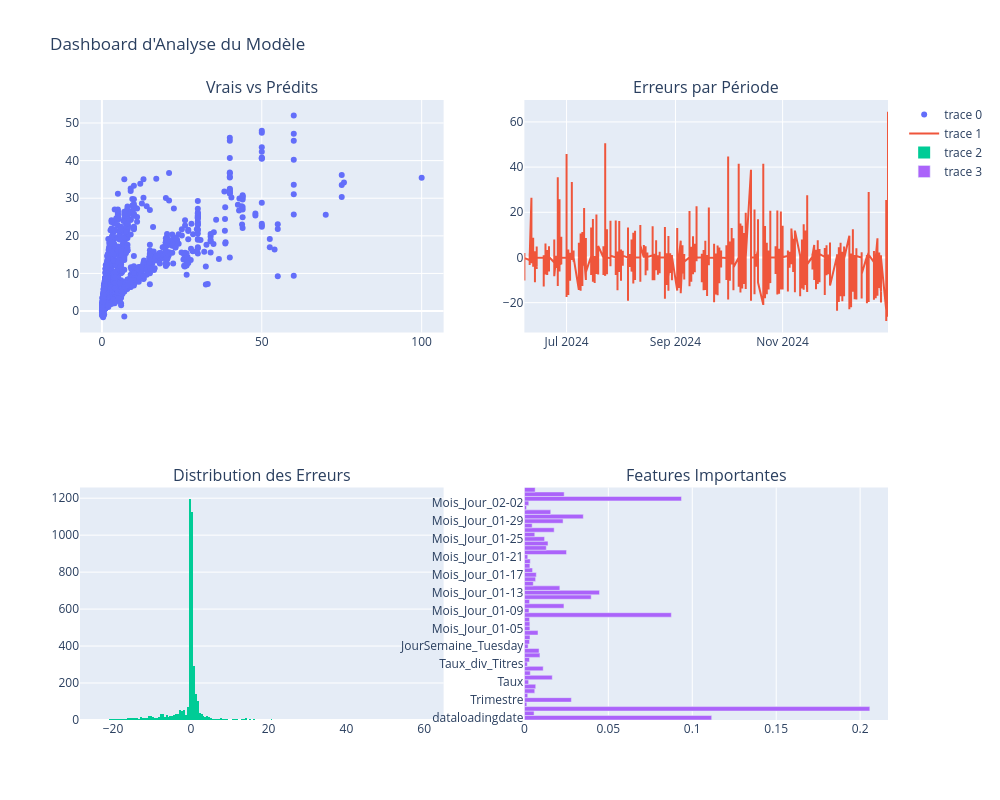

Notebook code cell kept with this figure:
### Code cell
def create_interactive_dashboard(X_test, y_test, model):
    """Crée un dashboard interactif avec Plotly"""
    try:
        import plotly.express as px
        import plotly.graph_objects as go
        from plotly.subplots import make_subplots
        
        # Prédictions
        y_pred = model.predict(X_test)
        
        # Création du dashboard
        fig = make_subplots(rows=2, cols=2,
                          subplot_titles=('Vrais vs Prédits', 'Erreurs par Période',
                                        'Distribution des Erreurs', 'Features Importantes'))
        
        # 1. Scatter plot
        fig.add_trace(
            go.Scatter(x=y_test, y=y_pred, mode='markers'),
            row=1, col=1
        )
        
        # 2. Erreurs temporelles (si date disponible)
        if 'dataloadingdate' in X_test.columns:
            fig.add_trace(
                go.Scatter(x=X_test['dataloadingdate'], y=y_test - y_pred, mode='lines'),
                row=1, col=2
            )
        
        # 3. Histogramme des erreurs
        fig.add_trace(
            go.Histogram(x=y_test - y_pred),
            row=2, col=1
        )
        
        # 4. Feature importance
        try:
            if hasattr(model.named_steps['model'], 'feature_importances_'):
                importances = model.named_steps['model'].feature_importances_
                features = X_test.columns
                fig.add_trace(
                    go.Bar(x=importances, y=features, orientation='h'),
                    row=2, col=2
                )
        except:
            pass
        
        fig.update_layout(height=800, width=1000, title_text="Dashboard d'Analyse du Modèle")
        fig.show()
        
    except ImportError:
        print("Plotly non disponible - dashboard désactivé")

# Application
create_interactive_dashboard(X_test, y_test, best_model)

### Figure 1 — Plotly figure (JSON) as saved in the notebook; plotly's stock layout.template omitted (floating-point values rounded to 4 significant figures; data arrays with more than 128 entries replaced by an {"elided": "..."} marker saying what was removed)
{"data": [{"mode": "markers", "type": "scatter", "x": {"elided": "3925 float values"}, "xaxis": "x", "y": {"elided": "3925 float values"}, "yaxis": "y"}, {"mode": "lines", "type": "scatter", "x": {"elided": "3925 str values"}, "xaxis": "x2", "y": {"elided": "3925 float values"}, "yaxis": "y2"}, {"type": "histogram", "x": {"elided": "3925 float values"}, "xaxis": "x3", "yaxis": "y3"}, {"orientation": "h", "type": "bar", "x": [0.1116, 0.005765, 0.2058, 0.001447, 0.02799, 0.002002, 0.00617, 0.006749, 0.002522, 0.01661, 0.003516, 0.0112, 0.001788, 0.003034, 0.009257, 0.00874, 0.002221, 0.003068, 0.00334, 0.008102, 0.00329, 0.003262, 0.00309, 0.08754, 0.002765, 0.02357, 0.003078, 0.03978, 0.04473, 0.02111, 0.005298, 0.006681, 0.007099, 0.004872, 0.003283, 0.003503, 0.002005, 0.0251, 0.01305, 0.01407, 0.01202, 0.006186, 0.01774, 0.004631, 0.02303, 0.03509, 0.01569, 0.001284, 0.002611, 0.09357, 0.0237, 0.006409], "xaxis": "x4", "y": {"elided": "375 str values"}, "yaxis": "y4"}], "layout": {"annotations": [{"font": {"size": 16}, "showarrow": false, "text": "Vrais vs Prédits", "x": 0.225, "xanchor": "center", "xref": "paper", "y": 1, "yanchor": "bottom", "yref": "paper"}, {"font": {"size": 16}, "showarrow": false, "text": "Erreurs par Période", "x": 0.775, "xanchor": "center", "xref": "paper", "y": 1, "yanchor": "bottom", "yref": "paper"}, {"font": {"size": 16}, "showarrow": false, "text": "Distribution des Erreurs", "x": 0.225, "xanchor": "center", "xref": "paper", "y": 0.375, "yanchor": "bottom", "yref": "paper"}, {"font": {"size": 16}, "showarrow": false, "text": "Features Importantes", "x": 0.775, "xanchor": "center", "xref": "paper", "y": 0.375, "yanchor": "bottom", "yref": "paper"}], "height": 800, "title": {"text": "Dashboard d'Analyse du Modèle"}, "width": 1000, "xaxis": {"anchor": "y", "domain": [0, 0.45]}, "xaxis2": {"anchor": "y2", "domain": [0.55, 1]}, "xaxis3": {"anchor": "y3", "domain": [0, 0.45]}, "xaxis4": {"anchor": "y4", "domain": [0.55, 1]}, "yaxis": {"anchor": "x", "domain": [0.625, 1]}, "yaxis2": {"anchor": "x2", "domain": [0.625, 1]}, "yaxis3": {"anchor": "x3", "domain": [0, 0.375]}, "yaxis4": {"anchor": "x4", "domain": [0, 0.375]}}}
